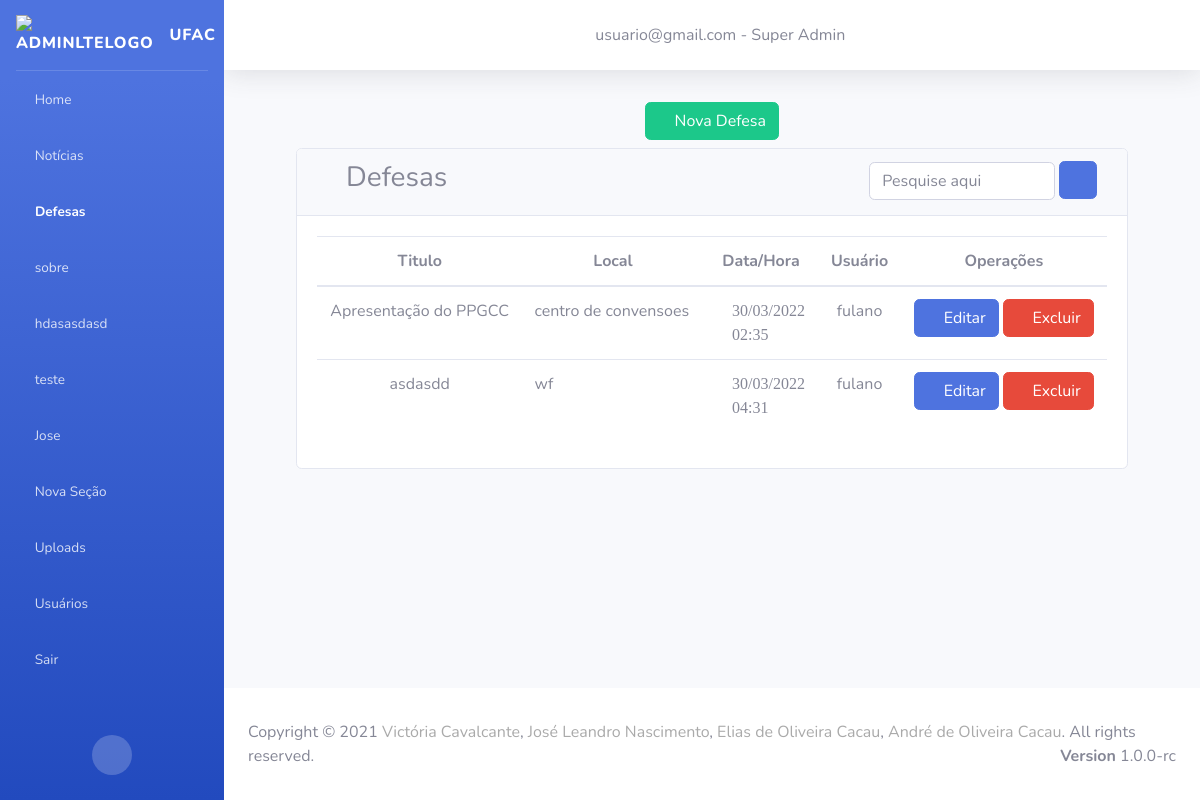
The page /defesa/ (signed in) on the database as committed earlier.
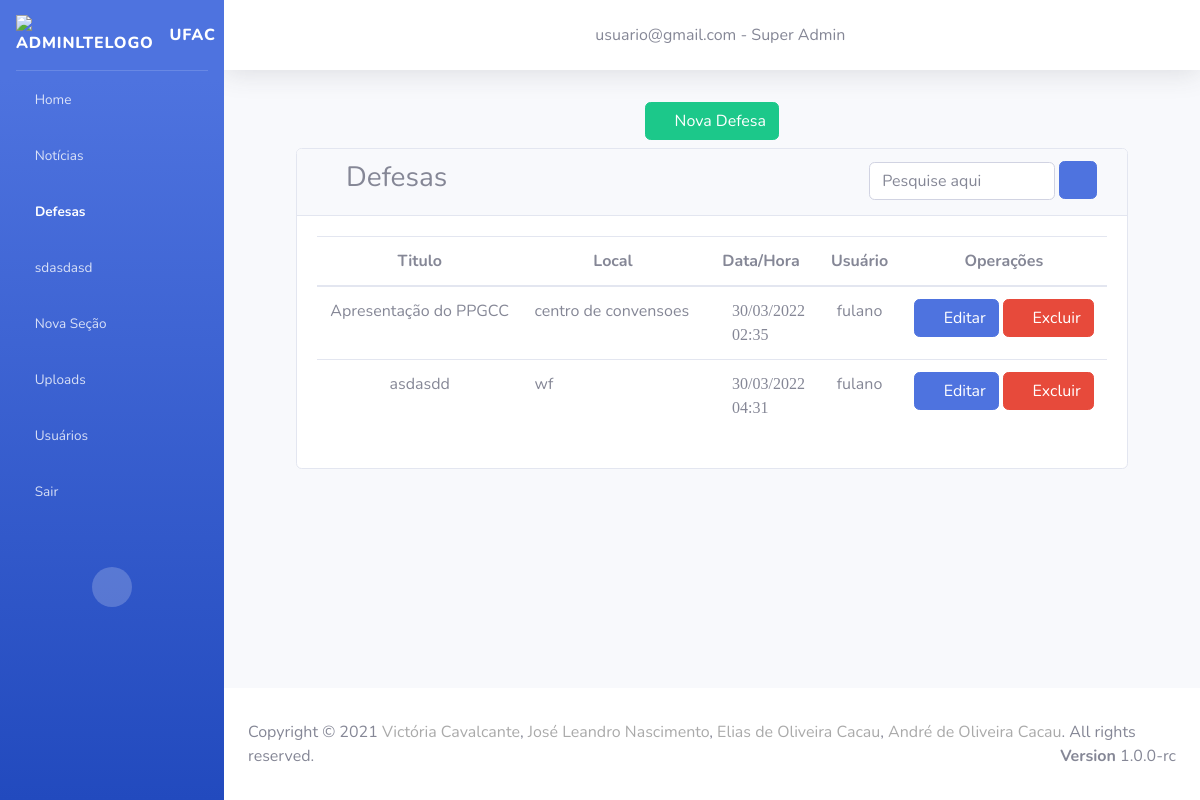
The same page on the database as committed later.
### secao/models.py (models this page shows)
class Secao(models.Model):
    titulo = models.CharField(
        unique=True,
        max_length= 200,
        null = False,
        blank = False
    )
    icon = models.CharField(
        max_length= 100,
        null = False,
        blank = False
    )
    usuario = models.ForeignKey(
        Usuario,
        on_delete=models.SET_NULL,
        null = True
    )
    ordem = models.IntegerField()
    ativada = models.BooleanField(
        default=True,
    )
    data_criacao = models.DateTimeField(auto_now=True)
    usuarios = models.ManyToManyField(Usuario,related_name="+")

### defesa/models.py (models this page shows)
class Defesa(models.Model):
    titulo = models.CharField(
        max_length= 100,
        unique= True,
        null=False,
        blank=False
    )
    local = models.CharField(
        max_length= 100,
        null=False,
        blank=False
    )
    horario = models.DateTimeField(
        null=False,
        blank=False
    )
    conteudo = models.TextField(
    )
    data_criacao =  models.DateTimeField(
        auto_now=True
    )

### defesa/views.py (the view)
# urls.py: path("defesa/",defesa),
def defesa(request):
    defesas = Defesa.objects.all()
    secoes = Secao.objects.all().order_by('ordem')
    subsecoes = Subsecao.objects.all().order_by('ordem')
    usuario_logado = Usuario.objects.get(id=request.session.get('id_usuario'))
    return render(request, 'defesa/index.html',{
        'defesas':defesas,
        "secoes":secoes,
        'usuario_logado':usuario_logado,
        "subsecoes":subsecoes
        })

### defesa/templates/defesa/index.html (shortened to what this page needs)
{% extends "base.html" %} {% block menu-defesa %}
<li class="nav-item active">
    <a href="/defesa/" class="nav-link">
        <i class="fas fa-user-graduate"></i>
        <span translate="no">Defesas</span>
    </a>
</li>
{% endblock %} {% block conteudo %}
<div class="content-wrapper">
    <div class="content-header mb-2">
        <div class="container-fluid">
            <div class="row">
                <div class="col text-center">
                    <a href="/cadatrarDefesa/" class="btn btn-success mt-2" href="">
                        <i class="fas fa-plus"></i> Nova Defesa
                    </a>
                </div>
            </div>
        </div>
    </div>
    <section class="content">
        <div class="container">
            <div class="card">
                <div class="card-header">
                    <div class="row">
                        <div class="col-8">
                            <h3><i class="fas fa-user-graduate"></i> Defesas</h3>
                        </div>
                        <div class="col-4 text-center">
                            <form action="/busca_defesas/" method="post">
                                <input type="text" class="form-control inputValor w-75" style="display:inline;" name="valor_pesquisa" placeholder="Pesquise aqui">
                                <button class="btn btn-primary mb-1" style="display:inline;">
                                    <i class="fas fa-search"></i>
                                </button>
                            </form>
                        </div>
                    </div>
                </div>
                <div class="card-body">
                    <table class="table">
                        <thead>
                            <th class="text-center">Titulo</th>
                            <th class="text-center">Local</th>
                            <th class="text-center">Data/Hora</th>
                            <th class="text-center">Usuário</th>
                            <th class="text-center">Operações</th>
                        </thead>
                        <tbody id="myTable">
                            {% for defesa in defesas %}
                            <tr>
                                <td class="text-center">
                                    {{ defesa.titulo }}
                                </td class="text-center">
                                <td>
                                    {{ defesa.local }}
                                </td>
                                <td>
                                    <i class="far fa-calendar-alt" translate="no"> {{ defesa.horario|date:'d/m/Y' }} </i>
                                    <br>
                                    <i class="far fa-clock" translate="no"> {{ defesa.horario|date:'H:i' }} </i>
                                </td>
                                <td class="text-center">
                                    fulano
                                </td>
                                <td class="text-center">
                                    <form action="/editarDefesa/" method="post" style="display:inline;">
                                        <button class="btn btn-primary">
                                            <i class="nav-icon fas fa-edit"></i>
                                            Editar
                                        </button>
                                    </form>
                                    <button type="button" class="btn btn-danger" data-toggle="modal" data-target="#excluir{{ defesa.id }}">
                                            <i class="nav-icon fas fa-trash"></i>
                                            Excluir
                                    </button>
                                </td>
                            </tr>
                            {% endfor %}
                        </tbody>
                    </table>
                </div>
            </div>
        </div>
    </section>
</div>
{% endblock %}

### home/templates/base.html (shortened to what the changed rows need)
{% load static %} {% load auxiliares %}
<!DOCTYPE html>
<html lang="pt-BR">
<head>
    <link href="{% static 'vendor/fontawesome-free/css/all.min.css' %}" rel="stylesheet" type="text/css">
    <link href="{% static 'css/sb-admin-2.min.css' %}" rel="stylesheet">
    <link rel="stylesheet" href="{% static 'css/style-admin.css' %}">
    <link rel="stylesheet" href="{% static 'css/style-home.css' %}">
    <link rel="stylesheet" href="{% static 'css/style-contrele-permicoes.css' %}">
</head>
<body id="page-top">
    <div id="wrapper">
        <ul class="navbar-nav bg-gradient-primary sidebar sidebar-dark accordion" id="accordionSidebar">
             {% for secao in secoes %}
            <li class="nav-item">
                <a class="nav-link collapsed" href="#" data-toggle="collapse" data-target="#collapse{{secao.id}}" aria-expanded="true" aria-controls="collapseTwo">
                    <i class="{{ secao.icon }}"></i>
                    <span>{{secao.titulo}}</span>
                </a>
            </li>
            {% endfor %}
        </ul>
        <div id="content-wrapper" class="d-flex flex-column">
            <div id="content">
                <div class="container-fluid">
                    <div class="container">
                         {% block conteudo %} {% endblock %}
                    </div>
                </div>
            </div>
        </div>
    </div>
</body>
</html>

Rows that differ between the two databases and show on the page:
removed Secao: titulo "sobre"
removed Secao: titulo "hdasasdasd"
removed Secao: titulo "teste"
removed Secao: titulo "Jose"
added Secao: titulo "sdasdasd"
